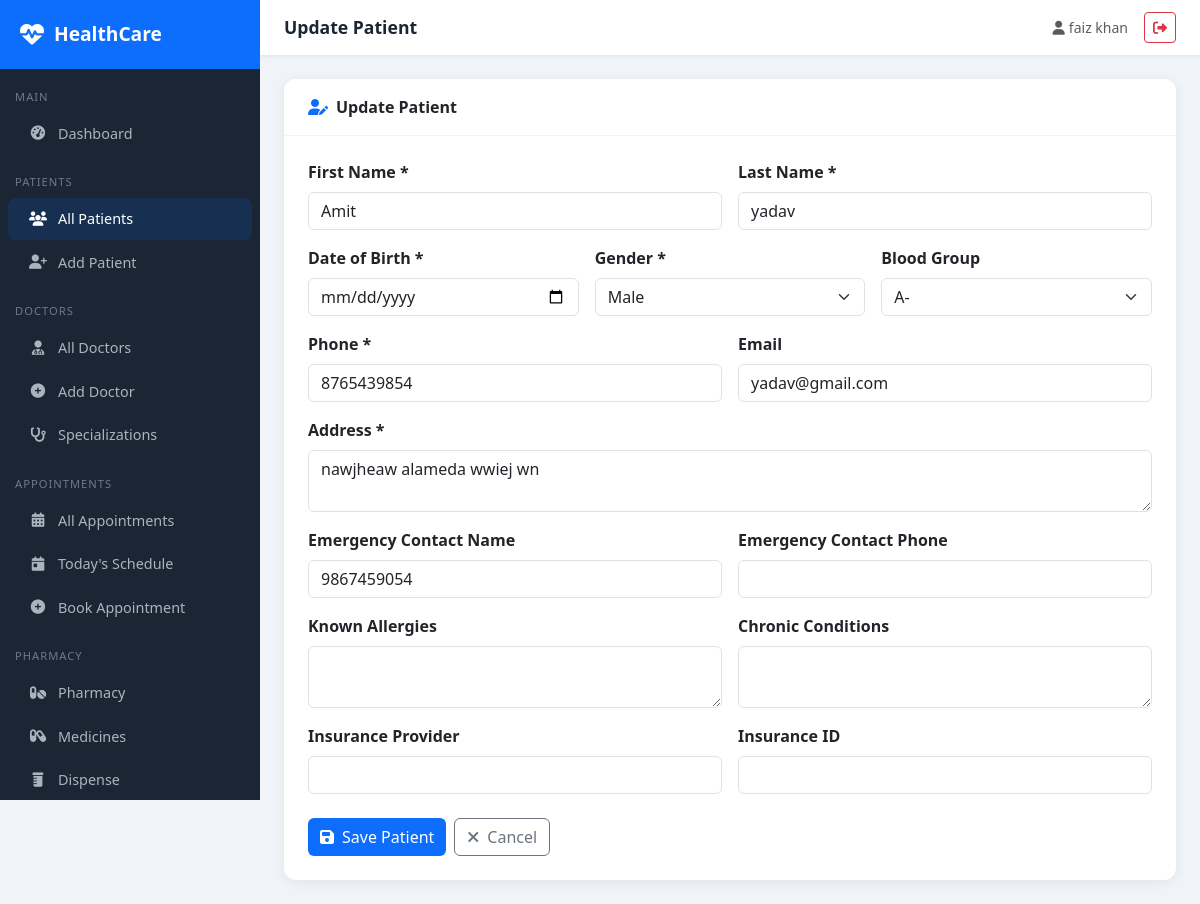
Page /patients/5/update/ (signed in) on the committed database.
### healthcare_dashboard/patients/models.py (models this page shows, shortened)
class Patient(models.Model):
    BLOOD_GROUP_CHOICES = [
        ('A+', 'A+'),
        ('A-', 'A-'),
        ('B+', 'B+'),
        ('B-', 'B-'),
        ('O+', 'O+'),
        ('O-', 'O-'),
        ('AB+', 'AB+'),
        ('AB-', 'AB-'),
    ]
    GENDER_CHOICES = [
        ('M', 'Male'),
        ('F', 'Female'),
        ('O', 'Other'),
    ]
    user = models.OneToOneField(User, on_delete=models.SET_NULL, null=True, blank=True)
    first_name = models.CharField(max_length=100)
    last_name = models.CharField(max_length=100)
    date_of_birth = models.DateField()
    gender = models.CharField(max_length=1, choices=GENDER_CHOICES)
    blood_group = models.CharField(max_length=3, choices=BLOOD_GROUP_CHOICES, blank=True)
    phone = models.CharField(max_length=15)
    email = models.EmailField(blank=True)
    address = models.TextField()
    emergency_contact_name = models.CharField(max_length=100, blank=True)
    emergency_contact_phone = models.CharField(max_length=15, blank=True)
    allergies = models.TextField(blank=True, help_text='List known allergies')
    chronic_conditions = models.TextField(blank=True)
    insurance_provider = models.CharField(max_length=100, blank=True)
    insurance_id = models.CharField(max_length=50, blank=True)
    created_at = models.DateTimeField(auto_now_add=True)
    updated_at = models.DateTimeField(auto_now=True)

### healthcare_dashboard/patients/views.py (the view)
# urls.py: path('<int:pk>/update/', views.patient_update, name='patient_update'),
@login_required
def patient_update(request, pk):
    patient = get_object_or_404(Patient, pk=pk)
    if request.method == 'POST':
        form = PatientForm(request.POST, instance=patient)
        if form.is_valid():
            form.save()
            messages.success(request, 'Patient information updated successfully!')
            return redirect('patient_detail', pk=patient.pk)
    else:
        form = PatientForm(instance=patient)
    return render(
        request,
        'patients/patient_form.html',
        {'form': form, 'title': 'Update Patient', 'patient': patient},
    )

### healthcare_dashboard/patients/forms.py
class PatientForm(forms.ModelForm):
    class Meta:
        model = Patient
        exclude = ['user', 'created_at', 'updated_at']
        widgets = {
            'date_of_birth': forms.DateInput(attrs={'type': 'date'}),
            'address': forms.Textarea(attrs={'rows': 3}),
            'allergies': forms.Textarea(attrs={'rows': 2}),
            'chronic_conditions': forms.Textarea(attrs={'rows': 2}),
        }

### healthcare_dashboard/templates/patients/patient_form.html (shortened to what this page needs)
{% extends 'base/base.html' %}
{% block page_title %}{{ title }}{% endblock %}
{% block content %}
<div class="card">
    <div class="card-header py-3 px-4">
        <i class="fas fa-user-edit text-primary me-2"></i>{{ title }}
    </div>
    <div class="card-body p-4">
        <form method="post">
            <div class="row g-3">
                <div class="col-md-6">
                    <label class="form-label fw-semibold">First Name *</label>
                    <input type="text" name="first_name" class="form-control" value="{{ form.first_name.value|default:'' }}" required>
                </div>
                <div class="col-md-6">
                    <label class="form-label fw-semibold">Last Name *</label>
                    <input type="text" name="last_name" class="form-control" value="{{ form.last_name.value|default:'' }}" required>
                </div>
                <div class="col-md-4">
                    <label class="form-label fw-semibold">Date of Birth *</label>
                    <input type="date" name="date_of_birth" class="form-control" value="{{ form.date_of_birth.value|default:'' }}" required>
                </div>
                <div class="col-md-4">
                    <label class="form-label fw-semibold">Gender *</label>
                    <select name="gender" class="form-select" required>
                        <option value="M" {% if form.gender.value == 'M' %}selected{% endif %}>Male</option>
                    </select>
                </div>
                <div class="col-md-4">
                    <label class="form-label fw-semibold">Blood Group</label>
                    <select name="blood_group" class="form-select">
                        {% for val, label in form.fields.blood_group.choices %}
                            <option value="{{ val }}" {% if form.blood_group.value == val %}selected{% endif %}>{{ label }}</option>
                        {% endfor %}
                    </select>
                </div>
                <div class="col-md-6">
                    <label class="form-label fw-semibold">Phone *</label>
                    <input type="text" name="phone" class="form-control" value="{{ form.phone.value|default:'' }}" required>
                </div>
                <div class="col-md-6">
                    <label class="form-label fw-semibold">Email</label>
                    <input type="email" name="email" class="form-control" value="{{ form.email.value|default:'' }}">
                </div>
                <div class="col-md-12">
                    <label class="form-label fw-semibold">Address *</label>
                    <textarea name="address" class="form-control" rows="2" required>{{ form.address.value|default:'' }}</textarea>
                </div>
                <div class="col-md-6">
                    <label class="form-label fw-semibold">Emergency Contact Name</label>
                    <input type="text" name="emergency_contact_name" class="form-control" value="{{ form.emergency_contact_name.value|default:'' }}">
                </div>
                <div class="col-md-6">
                    <label class="form-label fw-semibold">Emergency Contact Phone</label>
                    <input type="text" name="emergency_contact_phone" class="form-control" value="{{ form.emergency_contact_phone.value|default:'' }}">
                </div>
                <div class="col-md-6">
                    <label class="form-label fw-semibold">Known Allergies</label>
                    <textarea name="allergies" class="form-control" rows="2">{{ form.allergies.value|default:'' }}</textarea>
                </div>
                <div class="col-md-6">
                    <label class="form-label fw-semibold">Chronic Conditions</label>
                    <textarea name="chronic_conditions" class="form-control" rows="2">{{ form.chronic_conditions.value|default:'' }}</textarea>
                </div>
                <div class="col-md-6">
                    <label class="form-label fw-semibold">Insurance Provider</label>
                    <input type="text" name="insurance_provider" class="form-control" value="{{ form.insurance_provider.value|default:'' }}">
                </div>
                <div class="col-md-6">
                    <label class="form-label fw-semibold">Insurance ID</label>
                    <input type="text" name="insurance_id" class="form-control" value="{{ form.insurance_id.value|default:'' }}">
                </div>
            </div>
            <div class="d-flex gap-2 mt-4">
                <button type="submit" class="btn btn-primary">
                    <i class="fas fa-save me-2"></i>Save Patient
                </button>
                <a href="{% url 'patient_list' %}" class="btn btn-outline-secondary">
                    <i class="fas fa-times me-2"></i>Cancel
                </a>
            </div>
        </form>
    </div>
</div>
{% endblock %}

### healthcare_dashboard/templates/base/base.html (shortened to what this page needs)
<!DOCTYPE html>
<html lang="en">
<head>
<link href="https://cdn.jsdelivr.net/npm/bootstrap@5.3.0/dist/css/bootstrap.min.css" rel="stylesheet">
<link href="https://cdnjs.cloudflare.com/ajax/libs/font-awesome/6.4.0/css/all.min.css" rel="stylesheet">
</head>
<body>
{% if user.is_authenticated %}
<div class="sidebar">
    <div class="sidebar-brand">
        <i class="fas fa-heartbeat"></i>
        <span>HealthCare</span>
    </div>
    <nav class="mt-2">
        <div class="nav-section">Main</div>
        <a href="{% url 'dashboard' %}" class="nav-link {% if request.resolver_match.url_name == 'dashboard' %}active{% endif %}">
            <i class="fas fa-tachometer-alt"></i> Dashboard
        </a>
        <div class="nav-section">Patients</div>
        <a href="{% url 'patient_list' %}" class="nav-link {% if 'patient' in request.resolver_match.url_name %}active{% endif %}">
            <i class="fas fa-users"></i> All Patients
        </a>
        <a href="{% url 'patient_create' %}" class="nav-link">
            <i class="fas fa-user-plus"></i> Add Patient
        </a>
        <div class="nav-section">Doctors</div>
        <a href="{% url 'doctor_list' %}" class="nav-link {% if 'doctor' in request.resolver_match.url_name %}active{% endif %}">
            <i class="fas fa-user-md"></i> All Doctors
        </a>
        <a href="{% url 'doctor_create' %}" class="nav-link">
            <i class="fas fa-plus-circle"></i> Add Doctor
        </a>
        <a href="{% url 'specialization_list' %}" class="nav-link">
            <i class="fas fa-stethoscope"></i> Specializations
        </a>
        <div class="nav-section">Appointments</div>
        <a href="{% url 'appointment_list' %}" class="nav-link {% if 'appointment' in request.resolver_match.url_name %}active{% endif %}">
            <i class="fas fa-calendar-alt"></i> All Appointments
        </a>
        <a href="{% url 'today_appointments' %}" class="nav-link">
            <i class="fas fa-calendar-day"></i> Today's Schedule
        </a>
        <a href="{% url 'appointment_create' %}" class="nav-link">
            <i class="fas fa-plus-circle"></i> Book Appointment
        </a>
        <div class="nav-section">Pharmacy</div>
        <a href="{% url 'pharmacy_dashboard' %}" class="nav-link">
            <i class="fas fa-pills"></i> Pharmacy
        </a>
        <a href="{% url 'medicine_list' %}" class="nav-link">
            <i class="fas fa-capsules"></i> Medicines
        </a>
        <a href="{% url 'dispense_medicine' %}" class="nav-link">
            <i class="fas fa-prescription-bottle"></i> Dispense
        </a>
    </nav>
</div>
<div class="main-content">
    <div class="topbar">
        <span class="topbar-title">{% block page_title %}HealthCare Portal{% endblock %}</span>
        <div class="d-flex align-items-center gap-3">
            <span class="text-muted small"><i class="fas fa-user me-1"></i>{{ user.get_full_name|default:user.username }}</span>
            <a href="{% url 'logout' %}" class="btn btn-sm btn-outline-danger">
                <i class="fas fa-sign-out-alt"></i>
            </a>
        </div>
    </div>
    <div class="page-content">
        {% block content %}{% endblock %}
    </div>
</div>
{% else %}
    {% block public_content %}{% endblock %}
{% endif %}
</body>
</html>

### healthcare_dashboard/templates/base/base.html (style rules this page uses)
:root { --primary: #0d6efd; --sidebar-bg: #1a2634; --sidebar-width: 260px; }
body { background: #f0f4f8; font-family: 'Segoe UI', sans-serif; }
.sidebar { position: fixed; top: 0; left: 0; height: 100vh; width: var(--sidebar-width); background: var(--sidebar-bg); z-index: 1000; overflow-y: auto; transition: all 0.3s; }
.sidebar-brand { padding: 20px; background: #0d6efd; color: white; font-size: 1.2rem; font-weight: 700; display: flex; align-items: center; gap: 10px; }
.sidebar-brand i { font-size: 1.5rem; }
.nav-section { padding: 10px 15px 5px; font-size: 0.7rem; color: #6c7a8a; text-transform: uppercase; letter-spacing: 1px; margin-top: 10px; }
.sidebar .nav-link { color: #a8b5c0; padding: 10px 20px; border-radius: 8px; margin: 2px 8px; display: flex; align-items: center; gap: 10px; font-size: 0.9rem; transition: all 0.2s; }
.sidebar .nav-link:hover, .sidebar .nav-link.active { background: rgba(13, 110, 253, 0.15); color: #fff; }
.sidebar .nav-link i { width: 20px; text-align: center; }
.main-content { margin-left: var(--sidebar-width); min-height: 100vh; }
.topbar { background: #fff; padding: 12px 24px; box-shadow: 0 1px 4px rgba(0, 0, 0, 0.08); display: flex; justify-content: space-between; align-items: center; position: sticky; top: 0; z-index: 999; }
.topbar-title { font-weight: 600; color: #1a2634; font-size: 1.1rem; }
.page-content { padding: 24px; }
.card { border: none; border-radius: 12px; box-shadow: 0 2px 12px rgba(0, 0, 0, 0.07); }
.card-header { background: #fff; border-bottom: 1px solid #f0f4f8; border-radius: 12px 12px 0 0 !important; font-weight: 600; }
.btn-primary { background: #0d6efd; border: none; }

### rows in the picture
Patient: first_name "Amit", last_name "yadav", blood_group "A-", phone "8765439854", email "yadav@gmail.com", address "nawjheaw alameda wwiej wn", emergency_contact_name "9867459054"

### other values in the picture
{{ title }} "Update Patient"
{{ user.get_full_name|default:user.username }} "faiz khan"
